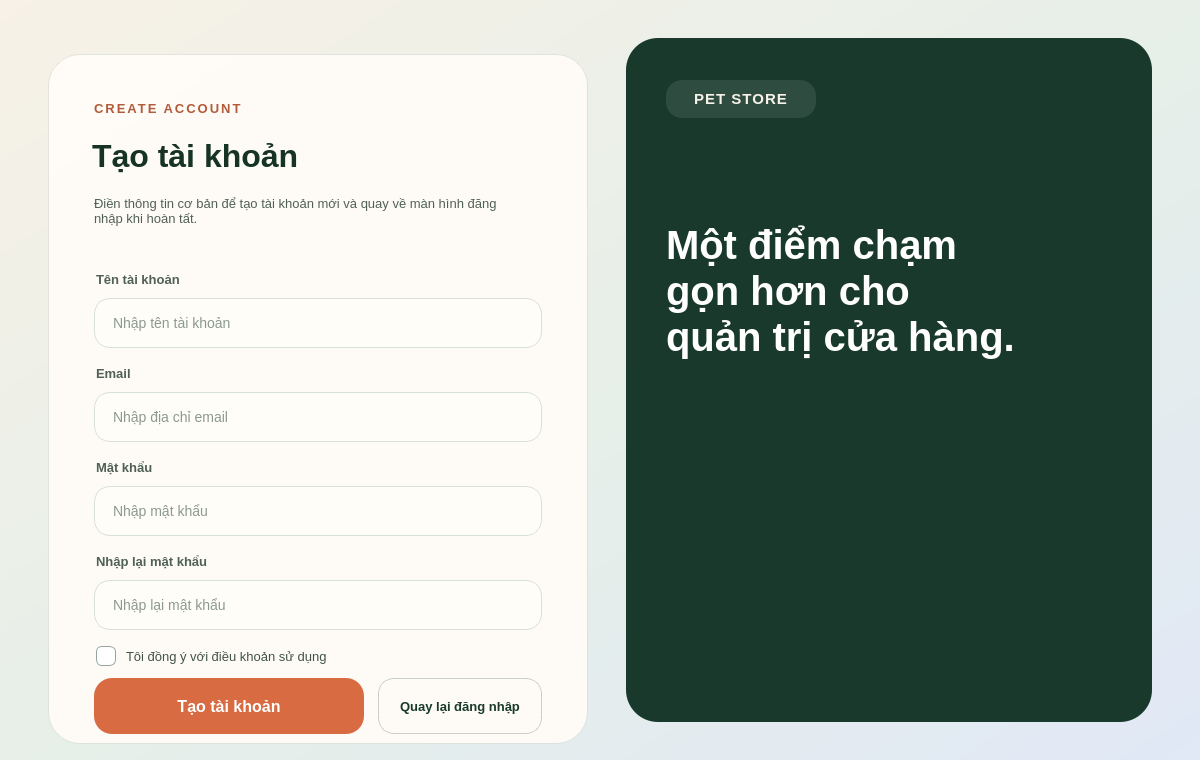
<?xml version="1.0" encoding="UTF-8"?>
<ui version="4.0">
 <class>Register</class>
 <widget class="QMainWindow" name="Register">
  <property name="geometry">
   <rect>
    <x>0</x>
    <y>0</y>
    <width>1200</width>
    <height>760</height>
   </rect>
  </property>
  <property name="minimumSize">
   <size>
    <width>1200</width>
    <height>760</height>
   </size>
  </property>
  <property name="windowTitle">
   <string>PET STORE | Tạo tài khoản</string>
  </property>
  <property name="styleSheet">
   <string notr="true">#centralwidget {
    background: qlineargradient(x1:0, y1:0, x2:1, y2:1, stop:0 #f7f1e7, stop:0.52 #e6efe8, stop:1 #e1e8f6);
    font-family: &quot;Segoe UI&quot;;
}

QFrame#formCard {
    background-color: rgba(255, 252, 247, 245);
    border: 1px solid rgba(24, 57, 43, 25);
    border-radius: 32px;
}

QFrame#heroPanel {
    background-color: #18392b;
    border-radius: 32px;
}

QFrame#heroAccent {
    background-color: rgba(255, 255, 255, 22);
    border: 1px solid rgba(255, 255, 255, 30);
    border-radius: 24px;
}

QLabel#formEyebrow {
    color: #b25b3a;
    font-size: 10pt;
    font-weight: 700;
    letter-spacing: 2px;
}

QLabel#formTitle {
    color: #173326;
    font-size: 24pt;
    font-weight: 700;
}

QLabel#formSubtitle,
QLabel#usernameLabel,
QLabel#emailLabel,
QLabel#passwordLabel,
QLabel#confirmLabel,
QLabel#bottomHint {
    color: #506056;
}

QLabel#usernameLabel,
QLabel#emailLabel,
QLabel#passwordLabel,
QLabel#confirmLabel {
    font-size: 10pt;
    font-weight: 600;
}

QLabel#brandBadge {
    background-color: rgba(255, 255, 255, 25);
    color: #f7f2e9;
    border-radius: 16px;
    padding: 8px 14px;
    font-size: 11pt;
    font-weight: 700;
    letter-spacing: 1px;
}

QLabel#heroTitle {
    color: white;
    font-size: 30pt;
    font-weight: 700;
}

QLabel#heroSubtitle,
QLabel#heroMetaTitle,
QLabel#heroMetaText {
    color: #dce9e1;
}

QLineEdit {
    background-color: #fffdf8;
    border: 1px solid #d8e1d8;
    border-radius: 16px;
    padding: 0 16px;
    color: #173326;
    selection-background-color: #d96b43;
    font-size: 10.5pt;
}

QLineEdit:focus {
    border: 2px solid #d96b43;
    background-color: #ffffff;
}

QCheckBox {
    color: #415248;
    spacing: 10px;
    font-size: 10pt;
}

QCheckBox::indicator {
    width: 18px;
    height: 18px;
    border-radius: 6px;
    border: 1px solid #95a59b;
    background-color: white;
}

QCheckBox::indicator:checked {
    background-color: #d96b43;
    border: 1px solid #d96b43;
}

QPushButton#btnRegister {
    background-color: #d96b43;
    color: white;
    border: none;
    border-radius: 18px;
    font-size: 12pt;
    font-weight: 700;
}

QPushButton#btnRegister:hover {
    background-color: #c65f39;
}

QPushButton#btnRegister:pressed {
    background-color: #af5331;
}

QPushButton#loginAccount {
    background-color: transparent;
    color: #18392b;
    border: 1px solid rgba(24, 57, 43, 55);
    border-radius: 16px;
    font-size: 10pt;
    font-weight: 600;
}

QPushButton#loginAccount:hover {
    background-color: rgba(24, 57, 43, 10);
}
</string>
  </property>
  <widget class="QWidget" name="centralwidget">
   <widget class="QFrame" name="formCard">
    <property name="geometry">
     <rect>
      <x>48</x>
      <y>54</y>
      <width>540</width>
      <height>690</height>
     </rect>
    </property>
    <property name="frameShape">
     <enum>QFrame::StyledPanel</enum>
    </property>
    <property name="frameShadow">
     <enum>QFrame::Raised</enum>
    </property>
    <widget class="QLabel" name="formEyebrow">
     <property name="geometry">
      <rect>
       <x>46</x>
       <y>42</y>
       <width>200</width>
       <height>24</height>
      </rect>
     </property>
     <property name="text">
      <string>CREATE ACCOUNT</string>
     </property>
    </widget>
    <widget class="QLabel" name="formTitle">
     <property name="geometry">
      <rect>
       <x>44</x>
       <y>76</y>
       <width>300</width>
       <height>52</height>
      </rect>
     </property>
     <property name="text">
      <string>Tạo tài khoản</string>
     </property>
    </widget>
    <widget class="QLabel" name="formSubtitle">
     <property name="geometry">
      <rect>
       <x>46</x>
       <y>136</y>
       <width>420</width>
       <height>42</height>
      </rect>
     </property>
     <property name="font">
      <font>
       <pointsize>10</pointsize>
      </font>
     </property>
     <property name="text">
      <string>Điền thông tin cơ bản để tạo tài khoản mới và quay về màn hình đăng nhập khi hoàn tất.</string>
     </property>
     <property name="wordWrap">
      <bool>true</bool>
     </property>
    </widget>
    <widget class="QLabel" name="usernameLabel">
     <property name="geometry">
      <rect>
       <x>48</x>
       <y>214</y>
       <width>160</width>
       <height>22</height>
      </rect>
     </property>
     <property name="text">
      <string>Tên tài khoản</string>
     </property>
    </widget>
    <widget class="QLineEdit" name="Username">
     <property name="geometry">
      <rect>
       <x>46</x>
       <y>244</y>
       <width>448</width>
       <height>50</height>
      </rect>
     </property>
     <property name="placeholderText">
      <string>Nhập tên tài khoản</string>
     </property>
     <property name="clearButtonEnabled">
      <bool>true</bool>
     </property>
    </widget>
    <widget class="QLabel" name="emailLabel">
     <property name="geometry">
      <rect>
       <x>48</x>
       <y>308</y>
       <width>160</width>
       <height>22</height>
      </rect>
     </property>
     <property name="text">
      <string>Email</string>
     </property>
    </widget>
    <widget class="QLineEdit" name="Email">
     <property name="geometry">
      <rect>
       <x>46</x>
       <y>338</y>
       <width>448</width>
       <height>50</height>
      </rect>
     </property>
     <property name="placeholderText">
      <string>Nhập địa chỉ email</string>
     </property>
     <property name="clearButtonEnabled">
      <bool>true</bool>
     </property>
    </widget>
    <widget class="QLabel" name="passwordLabel">
     <property name="geometry">
      <rect>
       <x>48</x>
       <y>402</y>
       <width>160</width>
       <height>22</height>
      </rect>
     </property>
     <property name="text">
      <string>Mật khẩu</string>
     </property>
    </widget>
    <widget class="QLineEdit" name="Password">
     <property name="geometry">
      <rect>
       <x>46</x>
       <y>432</y>
       <width>448</width>
       <height>50</height>
      </rect>
     </property>
     <property name="echoMode">
      <enum>QLineEdit::Password</enum>
     </property>
     <property name="placeholderText">
      <string>Nhập mật khẩu</string>
     </property>
    </widget>
    <widget class="QLabel" name="confirmLabel">
     <property name="geometry">
      <rect>
       <x>48</x>
       <y>496</y>
       <width>180</width>
       <height>22</height>
      </rect>
     </property>
     <property name="text">
      <string>Nhập lại mật khẩu</string>
     </property>
    </widget>
    <widget class="QLineEdit" name="ConfirmPassword">
     <property name="geometry">
      <rect>
       <x>46</x>
       <y>526</y>
       <width>448</width>
       <height>50</height>
      </rect>
     </property>
     <property name="echoMode">
      <enum>QLineEdit::Password</enum>
     </property>
     <property name="placeholderText">
      <string>Nhập lại mật khẩu</string>
     </property>
    </widget>
    <widget class="QCheckBox" name="acceptTerms">
     <property name="geometry">
      <rect>
       <x>48</x>
       <y>588</y>
       <width>272</width>
       <height>28</height>
      </rect>
     </property>
     <property name="text">
      <string>Tôi đồng ý với điều khoản sử dụng</string>
     </property>
    </widget>
    <widget class="QPushButton" name="btnRegister">
     <property name="geometry">
      <rect>
       <x>46</x>
       <y>624</y>
       <width>270</width>
       <height>56</height>
      </rect>
     </property>
     <property name="text">
      <string>Tạo tài khoản</string>
     </property>
    </widget>
    <widget class="QPushButton" name="loginAccount">
     <property name="geometry">
      <rect>
       <x>330</x>
       <y>624</y>
       <width>164</width>
       <height>56</height>
      </rect>
     </property>
     <property name="text">
      <string>Quay lại đăng nhập</string>
     </property>
    </widget>
   </widget>
   <widget class="QFrame" name="heroPanel">
    <property name="geometry">
     <rect>
      <x>626</x>
      <y>38</y>
      <width>526</width>
      <height>684</height>
     </rect>
    </property>
    <property name="frameShape">
     <enum>QFrame::StyledPanel</enum>
    </property>
    <property name="frameShadow">
     <enum>QFrame::Raised</enum>
    </property>
    <widget class="QLabel" name="brandBadge">
     <property name="geometry">
      <rect>
       <x>40</x>
       <y>42</y>
       <width>150</width>
       <height>38</height>
      </rect>
     </property>
     <property name="text">
      <string>PET STORE</string>
     </property>
     <property name="alignment">
      <set>Qt::AlignCenter</set>
     </property>
    </widget>
    <widget class="QLabel" name="heroTitle">
     <property name="geometry">
      <rect>
       <x>40</x>
       <y>132</y>
       <width>430</width>
       <height>241</height>
      </rect>
     </property>
     <property name="text">
      <string>Một điểm chạm
gọn hơn cho
quản trị cửa hàng.</string>
     </property>
     <property name="wordWrap">
      <bool>true</bool>
     </property>
    </widget>
   </widget>
  </widget>
 </widget>
 <resources/>
 <connections/>
</ui>
